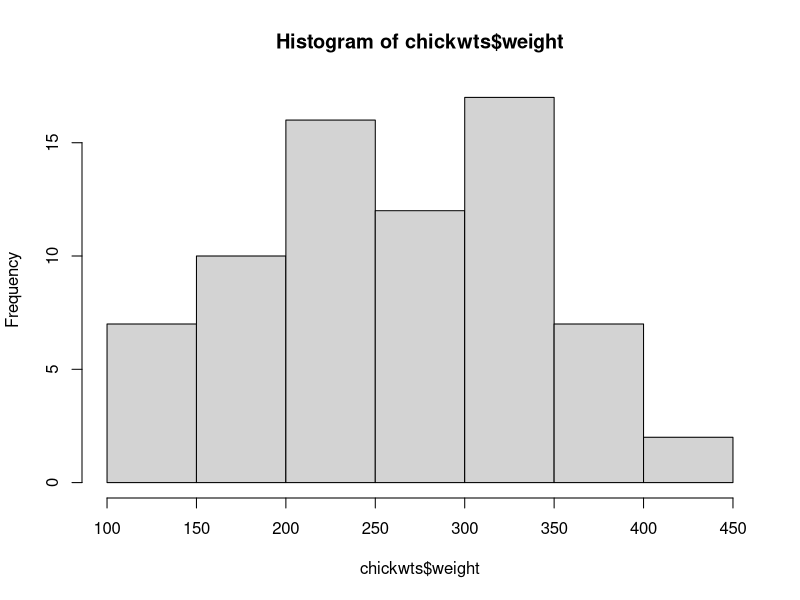
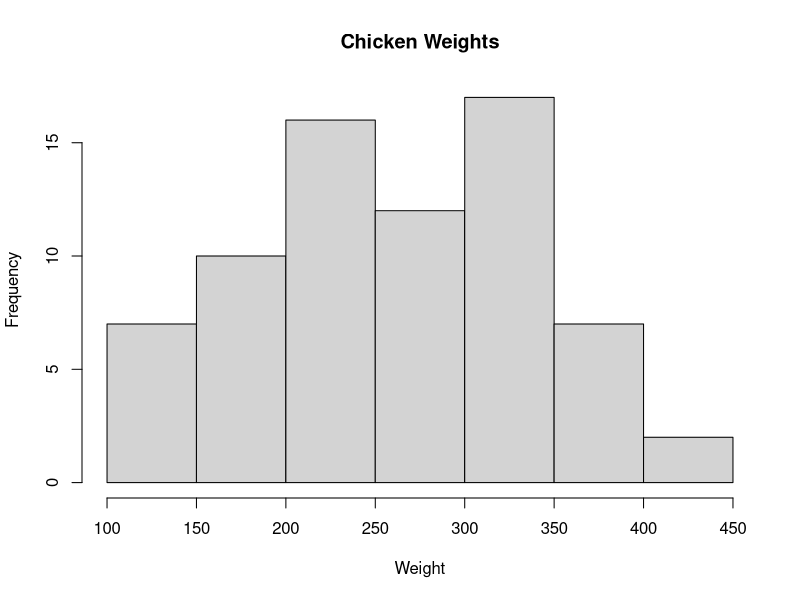
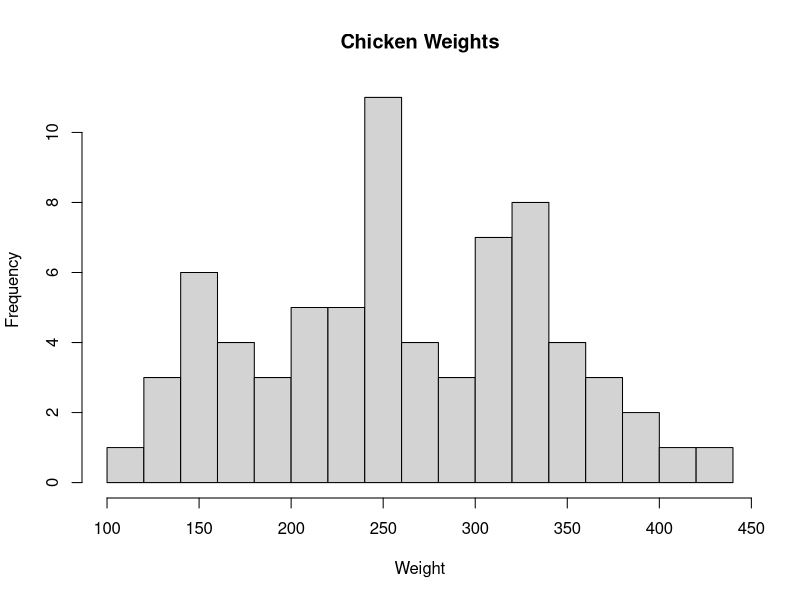
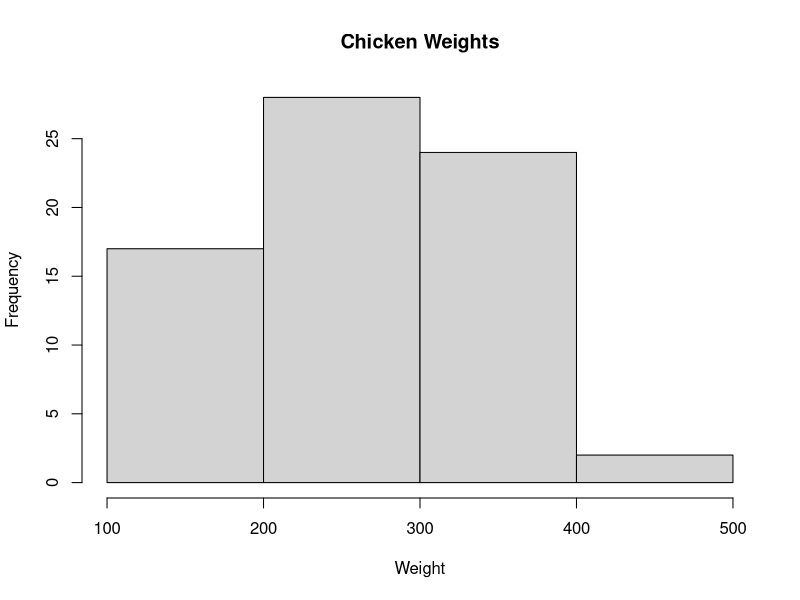
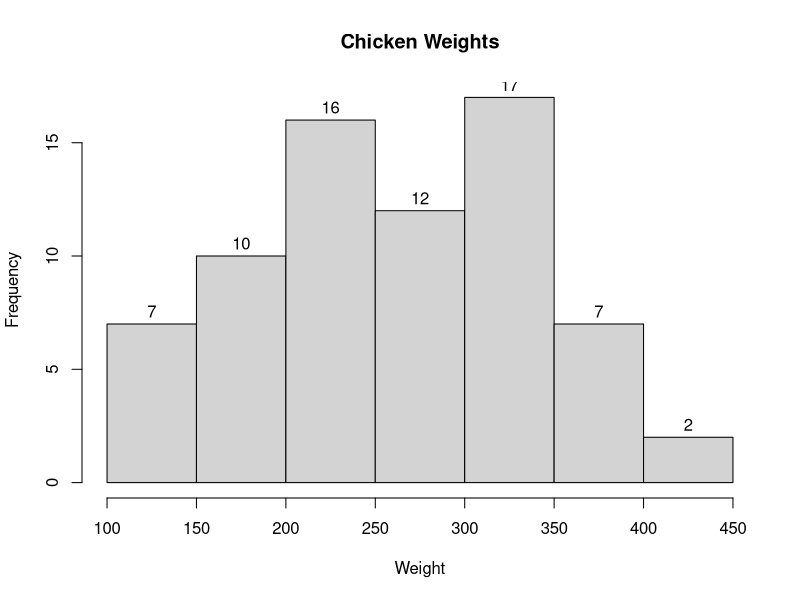
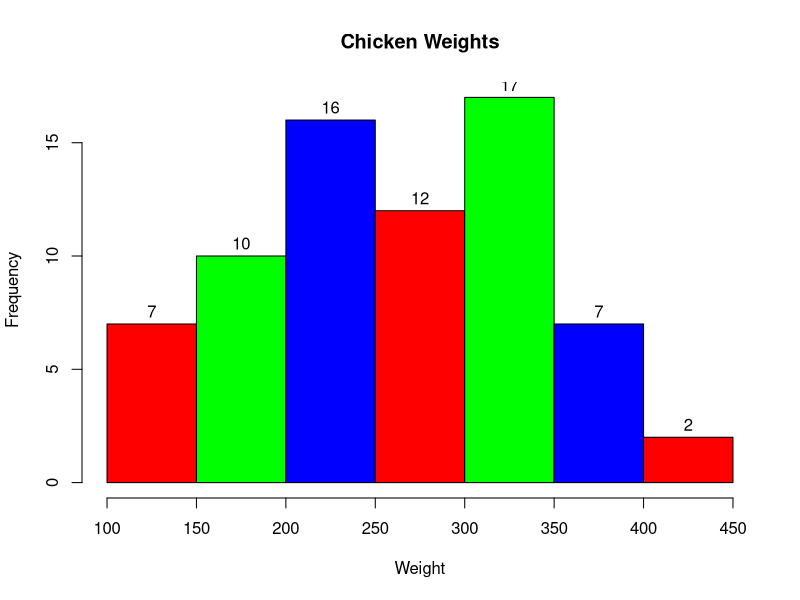
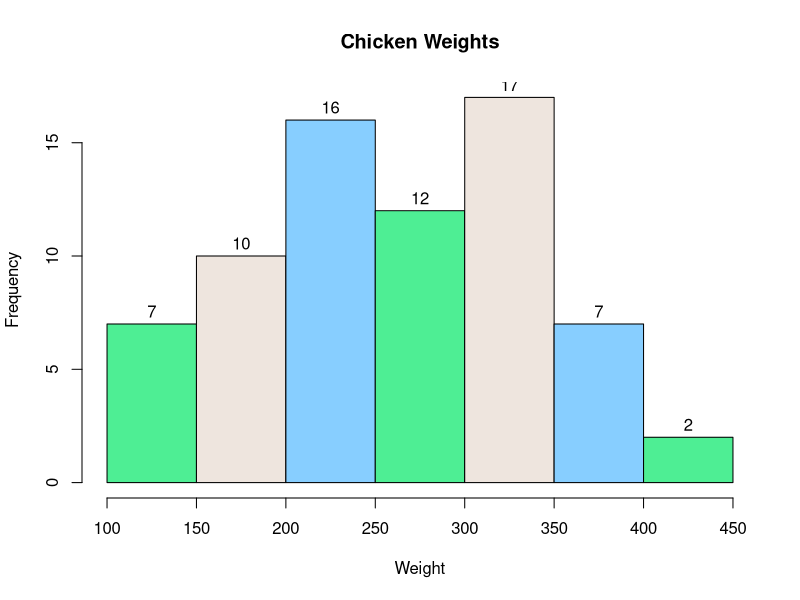
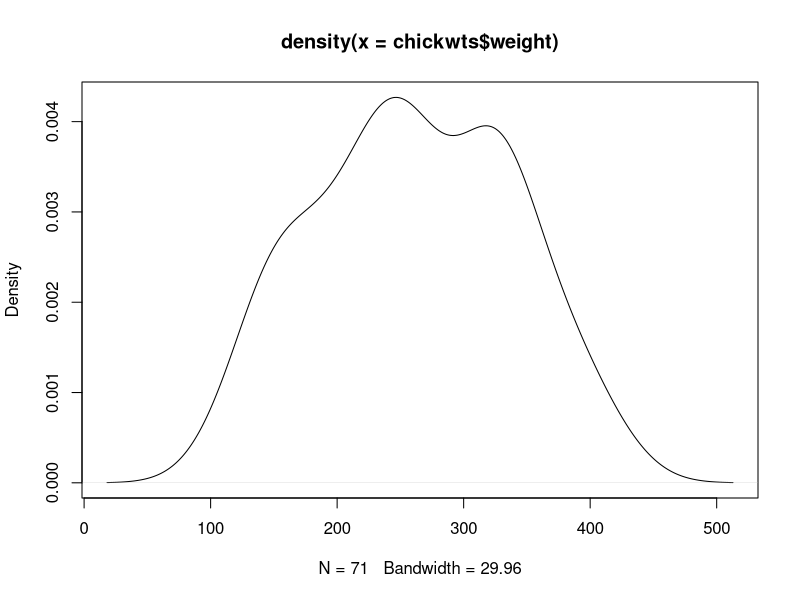

Generate these figures, in order, with R:
# Single Continuos Variable: (dataset Chickwts)

# * 1. Histogram - hist()

# * 2. Density plot - plot()

# * 3. Box-Whisker Plot - boxplot()


# Single Discrete Variable: (dataset chickwts)

# * 4. Bar Chart - barplot()


# Two Continuous Variable : (dataset cars)

# * 5. Scatter Plot - plot()


# Two Variable: One Continuous, One Discrete (Dataset chickwts)

# * 6. Box-Whisker Plot - boxplot() - see 3 above as well

# * 7. Pie Chart - pie()

# * 8. Dot Chart - dotchart()

# * 9. Strip Chart - stripchart()


# Two Variables: Both Discrete (Dataset ggplot2::mpg)

# * 10. Mosaic Plot - mosaicplot()

# * 11 Stacked Bar Plot - barplot()

# Time series: (Dataset LakeHuron)

# * 12. Line Charts - plot()


# ---
  # Understanding a Single Continuous Numeric Variable
  
  
  ### 1. Histogram
  

str(chickwts)
head(chickwts)
hist(chickwts$weight)
hist(chickwts$weight, xlab="Weight", ylab= "Frequency", main="Chicken Weights")
hist(chickwts$weight, xlab="Weight", ylab= "Frequency", main="Chicken Weights", 
     breaks = 16)

# Note: Number of breaks are not same as what you want. R is the boss!

# If you want break at specific value add them as a vector
hist(chickwts$weight, xlab="Weight", ylab= "Frequency", main="Chicken Weights", 
     breaks = c(100, 200, 300, 400, 500))

# Add labels

hist(chickwts$weight, xlab="Weight", ylab= "Frequency", main="Chicken Weights",
     labels=T)

# Add color

hist(chickwts$weight, xlab="Weight", ylab= "Frequency", main="Chicken Weights",
     labels = T, col = c("red", "green", "blue"))

hist(chickwts$weight, xlab="Weight", ylab= "Frequency", main="Chicken Weights",
     labels = T, col = c("seagreen2", "seashell2", "skyblue1"))

### 2. Density Plot

chden <- density(chickwts$weight)
plot(density(chickwts$weight))



### 3. Box Plot (for one continuous variable)
# Later on we will cover Box Plot for a continuous and discrete variable

boxplot(chickwts$weight)
boxplot(chickwts$weight, horizontal = TRUE)
boxplot(chickwts$weight, horizontal = TRUE, notch=TRUE)


# Understanding a Single Discrete Variable

## 4. Bar Chart

table(chickwts$feed)
plot(table(chickwts$feed))
barplot(table(chickwts$feed))



table(mtcars$cyl)
# line plot
plot(table(mtcars$cyl))

# barplot - single variable counts
barplot(table(mtcars$cyl))


# Can be used for two discrete variables using stacked bars
# will talk of this in 2 discrete variables





# Understanding a two Variable - Continuous X, Continuous Y

## 5. Scatter Plot

#Cars Dataset


plot(cars$speed, cars$dist)

plot(jitter(cars$speed), jitter(cars$dist))

plot(cars$speed, cars$dist, xlab="Speed", ylab= "Distance", 
     main="Distance to Stop")


# Plotting a line on top of the plot

#Horizontal Line at 60 / Vertical line at 15
abline(a = 60, b = 0)
abline(v = 15)

# Linear Model Line

abline(lm(cars$dist ~ cars$speed)) 

# Changing Plot Character (pch=)
#1. Circle
#2. Triangle
#3. Plus
#4. Cross
#5. Diamond, 
#6. Reverese triangle
#7. Box and crossed

plot(cars$speed, cars$dist, xlab="Speed", ylab= "Distance", 
     main="Distance to Stop", pch = 4)

# Adding additional Text on Plot or Margins

text(x=10, y=100, label="Tested on: 1 Jan 2018")

mtext(text="Universal Motors", side=3, adj= 0)





# Understanding a two Variable - One Discrete , One Continuous

# 6. Box Plot


boxplot(chickwts$weight)

boxplot(chickwts$weight ~ chickwts$feed)




## 7. Pie Chart


defects=c(9,15,42,29)
names(defects)=c("Loose cap", "Labels", "Volume", "Scratch")
pie(defects)
barplot(defects)

defects=c(9,15,42,29)
labs = c("Loose cap", "Labels", "Volume", "Scratch")
pie(x = defects, labels = labs, col = c("red", "blue", "green", "orange"))

## 8. Dot Chart


dotchart(chickwts$weight)

dotchart(chickwts$weight, labels = chickwts$feed)

dotchart(chickwts$weight, groups = chickwts$feed)



## 9. Strip Chart (collapse all dots to a single row)

stripchart(chickwts$weight ~ chickwts$feed)


## Understanding two discrete variables

## 10. Mosaic Plot

install.packages("ggplot2")
library(ggplot2)

tabdat <- table(mpg$class, mpg$cyl)
mosaicplot(tabdat, color = TRUE)


mpclass <- factor(mpg$class)
plot(mpclass)

mpcyl <- factor(mpg$cyl)
plot(mpcyl)

#11. Stacked Bar plot

cylvs <- table(mtcars$vs, mtcars$cyl)

barplot(cylvs)

barplot(cylvs, legend = rownames (cylvs))


## Time Series

## 12. Line Chart


plot(LakeHuron, type="l")



### Multiple Plots


par(mfrow=c(2,2))

hist(chickwts$weight)
plot(density(chickwts$weight))
boxplot(chickwts$weight, horizontal = TRUE)


# Lets add titles to these graphs


par(mfrow=c(2,2))

hist(chickwts$weight, main="Histogram of Chicken Weights", xlab="Weight", ylab="Frequency", xlim = c(0,500))
plot(density(chickwts$weight), main="Density Plot", xlab="Weight", ylab="Density", xlim = c(0,500))
boxplot(chickwts$weight, horizontal = TRUE, main="Box Plot", xlab="Weight", ylim = c(0,500))


